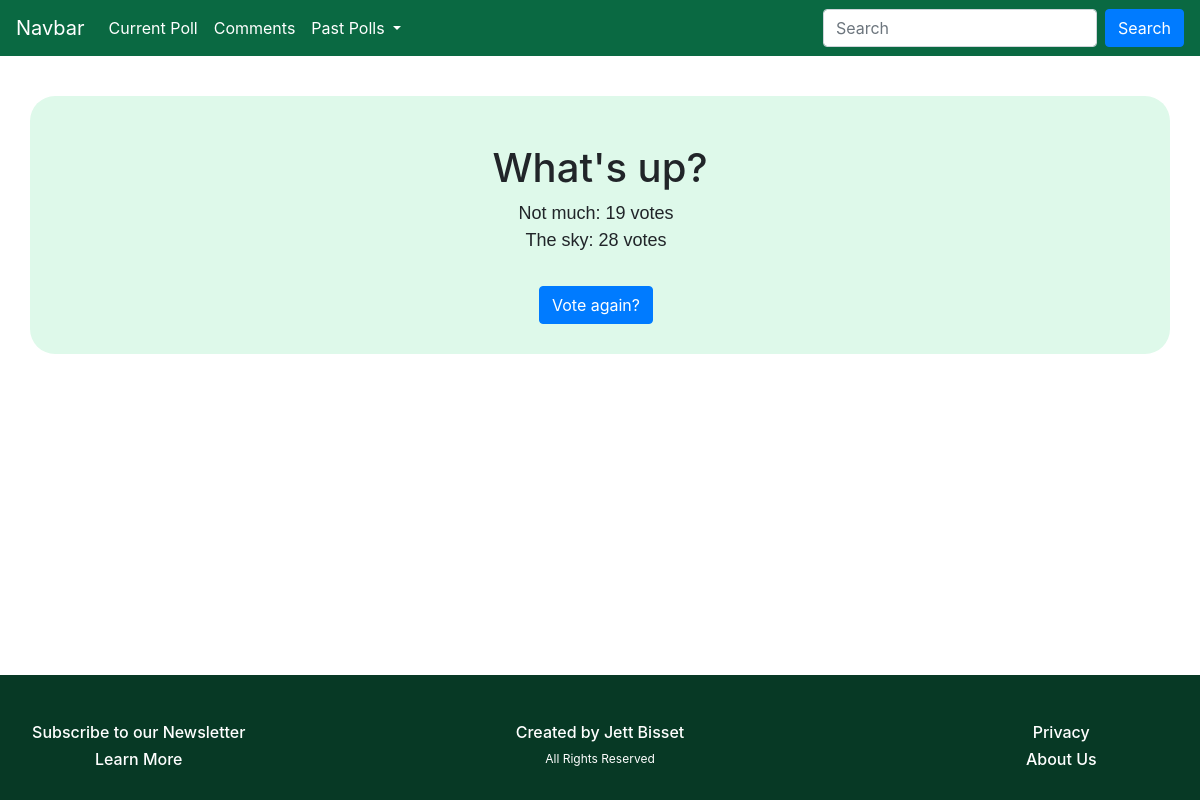
Page /polls/1/results/ on the committed database.
### polls/models.py (models this page shows, shortened)
class Question(models.Model):
    question_text = models.CharField(max_length=200)
    pub_date = models.DateTimeField('date published')
    def was_published_recently(self):
        now = timezone.now()
        return now - datetime.timedelta(days=1) <= self.pub_date <= now
    was_published_recently.admin_order_field = 'pub_date'
    was_published_recently.boolean = True
    was_published_recently.short_description = 'Published recently?'

class Choice(models.Model):
    question = models.ForeignKey(Question, on_delete=models.CASCADE)
    choice_text = models.CharField(max_length=200)
    votes = models.IntegerField(default=0)

### polls/views.py (the view)
# urls.py: path('<int:pk>/results/', views.ResultsView.as_view(), name='results'),
class ResultsView(generic.DetailView):
    model = Question
    template_name = 'polls/results.html'

### polls/templates/polls/results.html (shortened to what this page needs)
{% load static %}
<head>
    <link rel="stylesheet" href="https://stackpath.bootstrapcdn.com/bootstrap/4.3.1/css/bootstrap.min.css">
    <link rel="stylesheet" type="text/css" href="{% static 'polls/style.css' %}">
</head>
<nav class="navbar navbar-expand-lg nav-bg">
    <a class="navbar-brand font-white" href="#">Navbar</a>
    <div class="collapse navbar-collapse" id="navbarSupportedContent">
      <ul class="navbar-nav mr-auto">
        <li class="nav-item active">
          <a class="nav-link font-white" href="#">Current Poll <span class="sr-only">(current)</span></a>
        </li>
        <li class="nav-item">
          <a class=" font-white nav-link font-white" href="#">Comments</a>
        </li>
        <li class="nav-item dropdown">
          <a class=" font-white nav-link dropdown-toggle" href="#" id="navbarDropdown" role="button" data-toggle="dropdown" aria-haspopup="true" aria-expanded="false">
            Past Polls
          </a>
        </li>
      </ul>
      <form class="form-inline my-2 my-lg-0">
        <input class="form-control mr-sm-2" type="search" placeholder="Search" aria-label="Search">
        <button class="btn btn-primary my-2 my-sm-0" type="submit">Search</button>
      </form>
    </div>
  </nav>
<div class="container pt-5 comment-list text-center">
    <h1>{{ question.question_text }}</h1>
    <ul style="list-style: none;" class="pr-5">
    {% for choice in question.choice_set.all %}
        <li class = " text-center result-item">{{ choice.choice_text }}:  {{ choice.votes }} vote{{ choice.votes|pluralize }}</li>
    {% endfor %}
    </ul>
    <a class = "mt-3 mr-2 btn btn-primary" href="{% url 'polls:detail' question.id %}">Vote again?</a>
</div>
<div style="position: fixed" class = "pt-5 pb-3 footer">
    <div style="color: white" class = "">
      <div class = "d-flex row text-center">
        <div class="col-3">
          <h6>Subscribe to our Newsletter</h6>
          <h6>Learn More</h6>
        </div>
        <div class="col-6">
          <h6>Created by Jett Bisset</h6>
          <p style="font-size: 12px;">All Rights Reserved</p>
        </div>
        <div class="col-3">
          <h6>Privacy</h6>
          <h6>About Us</h6>
        </div>
      </div>
    </div>
  </div>

### polls/static/polls/style.css (style rules this page uses)
.font-white { color: white; }
.comment-list { background-color: #DEF9EA; border-radius: 25px; margin-top: 40px; padding: 30px; }
.nav-bg { background-color: #0A6942; }
.result-item { font-family: 'Trebuchet MS', 'Lucida Sans Unicode', 'Lucida Grande', 'Lucida Sans', Arial, sans-serif; font-size: 18px; }
.footer { background-color: #073925; bottom: 0; width: 100%; }

### rows in the picture
Question: question_text "What's up?"
Choice: choice_text "Not much", votes "19"
Choice: choice_text "The sky", votes "28"
